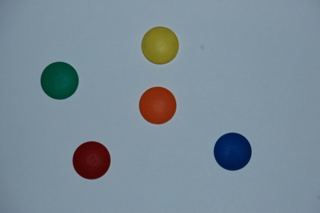
#> input picture Images/Farbpunkte.jpg, 320 x 213 px, found by its file name
$ python rotsymCos_grey.py
#> lines starting #> are read from the running program, lines starting #| are printed output that depends on the picture
import numpy as np
import cv2


def pixelValues(x,y):
    height, width =(500,500)
    dx, dy = (width/2-x, height/2-y)
    r=np.sqrt(dx**2+dy**2)
    a=np.arctan2(dy,dx)
    # weil die np.fromfunction() die Matrix mit float Werten aufbaut --> Kosinus Werte müssen
    # von 0-1 laufen --> deswegen *0.5 und +0.5
    return (np.cos(r**1.4/50+a)*0.5)+0.5

def run(image, result,settings=None):

    #Variante 1
    #Matrix für Bild mit rotationssymmetrischen Kosinus erstellen und dieses generieren
    cosMat = np.fromfunction(lambda x,y : pixelValues(x,y), (500,500)) #(y,x)
    result.append({"name":"rotSymCos_float","data":cosMat})

    #Variante 2
    #Bild Pixelweise durch eine geschachtelte Schleife generieren
    height, width =(500,500)
    image2=np.zeros((height,width,1)).astype(np.uint8)
    for y in range(height):
        for x in range(width):
            dx, dy = (width/2-x, height/2-y)
            r=np.sqrt(dx**2+dy**2)
            a=np.arctan2(dy,dx)
            image2[y,x]=(np.cos(r**1.4/50+a)+1)*127.49
    #result.append({"name":"rotSymCos_uint8","data":image2})

#Um Bilder zu generieren, ohne die GUI zu verwenden
if __name__ == '__main__':
    image=cv2.imread("..\..\Images\Farbpunkte.jpg")
#> image is the input picture: shape (213, 320, 3); mean B, G, R 151, 139.5, 122.9
    result=[]
    run(image,result)
    for ele in result:
        cv2.imshow(ele["name"],ele["data"])
#> this loop made 1 pass
#> pass 1, `cv2.imshow(ele["name"],ele["data"])`:
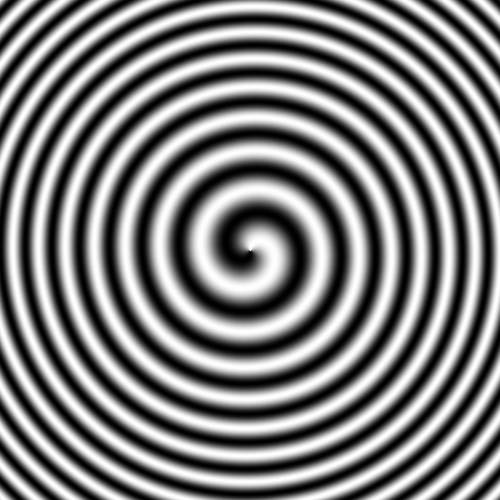
#> window 'rotSymCos_float': shape (500, 500) float64; min 9.86e-11, max 1, mean 0.5
    cv2.waitKey(0)
    cv2.destroyAllWindows()
